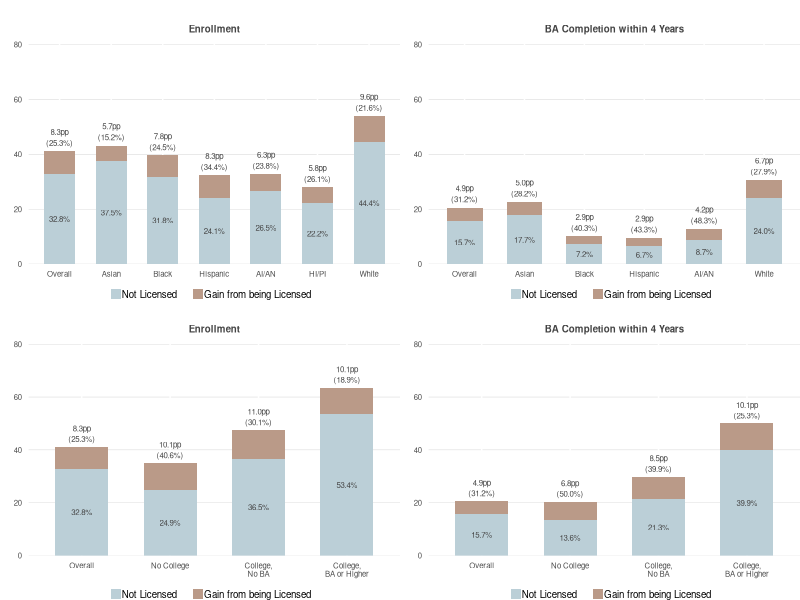

Write the R code that produced this figure. (Note: this script raises an error after producing the figure.)
## ---- chunk 1
library(knitr)
library(bookdown)

# https://cran.r-project.org/web/packages/kableExtra/vignettes/awesome_table_in_pdf.pdf
library(kableExtra)
library(tidyverse)
library(gridExtra)
library(scales)

knitr::opts_chunk$set(echo = F, message = F, warning = F)

knitr::knit_hooks$set(inline = function(x) {   if(!is.numeric(x)){     x   }else{    prettyNum(round(x,2), big.mark=",")    } })

theme_set(
  theme(
    text = element_text(size = 7),
    panel.background = element_blank(),
    plot.title = element_text(color = '#444444', size = 7, hjust = 0.5, face = 'bold'),
    axis.ticks = element_blank(),
    axis.title = element_text(face = 'bold'),
    legend.title = element_text(face = 'bold'),
    legend.key.size = unit(0.3, 'cm')
  )
)
## ---- chunk 2

create_cb_figure <- function(categories, values, plot_title) {
  cb_fig_df <- data.frame(
    category = rep(categories, each = 2),
    subcategory = rep(c('Not Licensed', 'Gain from being Licensed'), length(categories)), 
    value = values
  )
  
  cb_fig_df$category <- factor(cb_fig_df$category, levels = categories)
  
  cb_fig_df %>%
    left_join(
      cb_fig_df %>%
        pivot_wider(id_cols = category, names_from = subcategory, values_from = value) %>%
        mutate(
          total = `Not Licensed` + `Gain from being Licensed`,
          pct_change = `Gain from being Licensed` / `Not Licensed` * 100
        ),
      by = 'category') %>% 
    ggplot(aes(x = category, y = value, fill = subcategory, width = 0.6)) +
    geom_bar(position = 'stack', stat = 'identity') +
    geom_text(aes(y = value, label = if_else(subcategory == 'Not Licensed', str_c(sprintf('%.1f', value), '%'), '')), color = '#444444', size = 2, position = position_stack(vjust = 0.5)) +
    geom_text(aes(y = total + 3, label = if_else(subcategory == 'Not Licensed', str_c('(', sprintf('%.1f', pct_change), '%)'), '')), color = '#444444', size = 2) +
    geom_text(aes(y = total + 7, label = if_else(subcategory == 'Not Licensed', str_c(sprintf('%.1f', `Gain from being Licensed`), 'pp'), '')), color = '#444444', size = 2) +
    ggtitle(plot_title) +
    xlab('') + ylab('') + 
    scale_y_continuous(expand = expansion(mult = c(0, 0.05)), limits = c(0, 80)) +
    scale_fill_manual(values = c('#ba9a88', '#bbcfd7')) +
    theme(
        plot.margin = margin(t = 0.6, unit = 'cm'),
        panel.grid.major.y = element_line(size = 0.1, color = 'gray'),
        legend.title = element_blank(),
        legend.position = 'bottom',
        legend.margin = margin(t = -0.5, unit = 'cm'),
        legend.text = element_text(margin = margin(r = 0.2, unit = 'cm'))
      ) +
      guides(fill = guide_legend(reverse = T))
}

grid.arrange(
  create_cb_figure(
    c('Overall', 'Asian', 'Black', 'Hispanic', 'AI/AN', 'HI/PI', 'White'),
    c(32.8, 8.3, 37.5, 5.7, 31.8, 7.8, 24.1, 8.3, 26.5, 6.3, 22.2, 5.8, 44.4, 9.6),
    'Enrollment'
  ),
  create_cb_figure(
    c('Overall', 'Asian', 'Black', 'Hispanic', 'AI/AN', 'White'),
    c(15.7, 4.9, 17.7, 5.0, 7.2, 2.9, 6.7, 2.9, 8.7, 4.2, 24.0, 6.7),
    'BA Completion within 4 Years'
  ),
  create_cb_figure(
    c('Overall', 'No College', 'College,\nNo BA', 'College,\nBA or Higher'),
    c(32.8, 8.3, 24.9, 10.1, 36.5, 11.0, 53.4, 10.1),
    'Enrollment'
  ),
  create_cb_figure(
    c('Overall', 'No College', 'College,\nNo BA', 'College,\nBA or Higher'),
    c(15.7, 4.9, 13.6, 6.8, 21.3, 8.5, 39.9, 10.1),
    'BA Completion within 4 Years'
  ),
  ncol = 2
)
## ---- chunk 3
knitr::include_graphics('./../assets/images/enrollment_funnel.png')
## ---- chunk 4
knitr::include_graphics('./../assets/images/reuters_voter_database.png')
#![The enrollment funnel](assets/images/enrollment_funnel.png)
